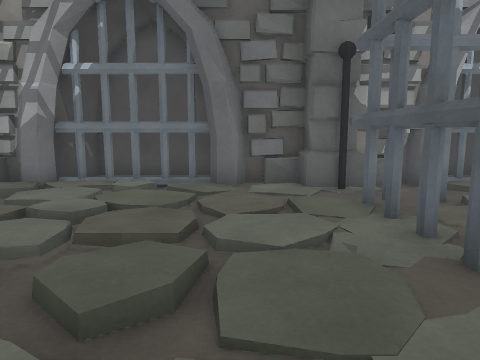
view 1 (above)

12 first-person views from a walk through a 3-D level made in the Unity game engine. The camera is 1.3 m above the floor, tilts 8° down and sees 70° across. The floor is counted in squares, 1 m on a side. Each view is taken from the middle of a square. On the plan, view 1 faces up. The plan holds only what a view shows up to about 15 squares ahead; the rest is blank. The place goes on beyond the plan.

view 2
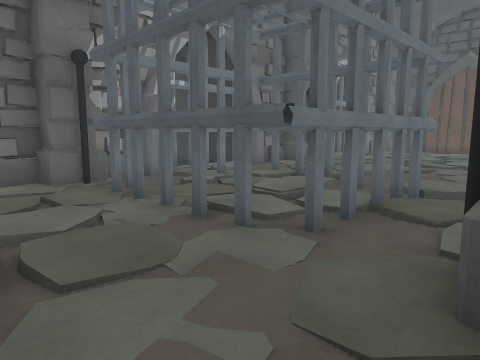

view 3
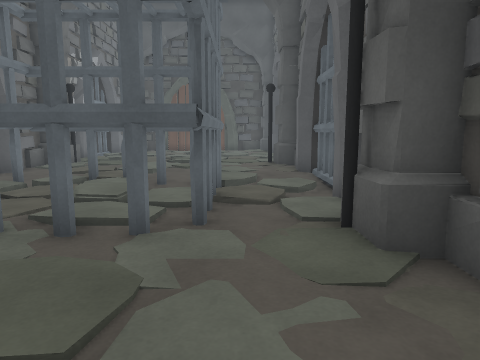

view 4
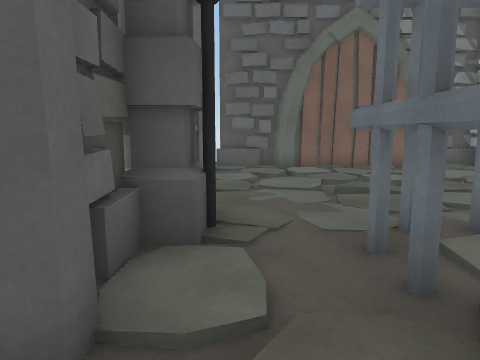

view 5
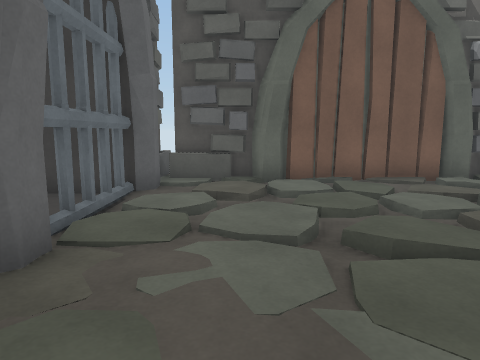

view 6
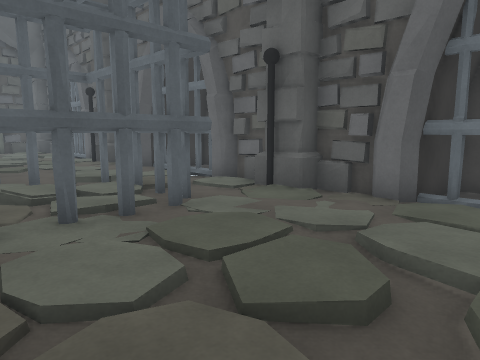

view 7
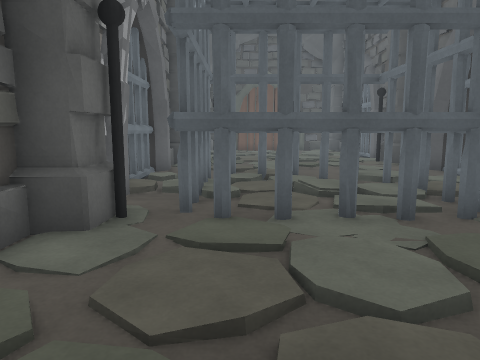

view 8
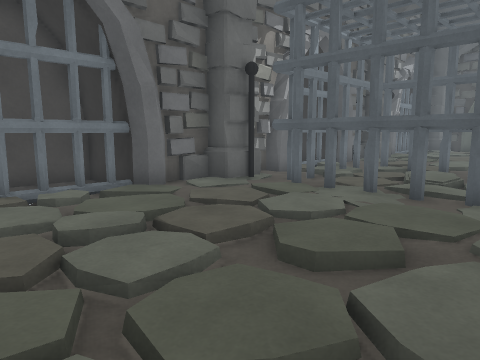

view 9
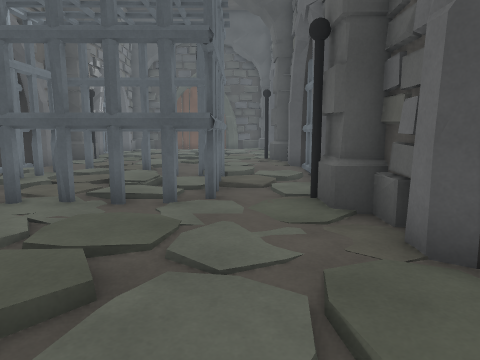

view 10
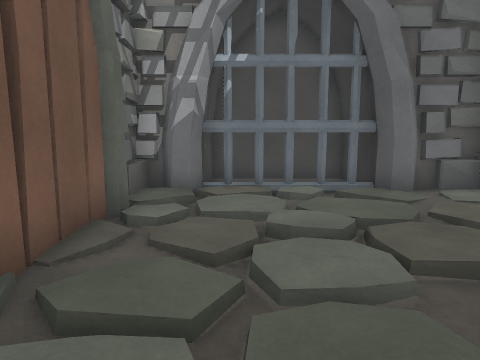

view 11
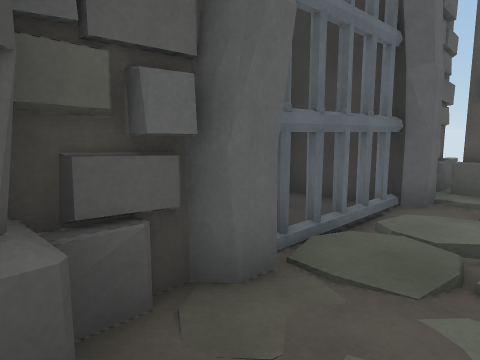

view 12
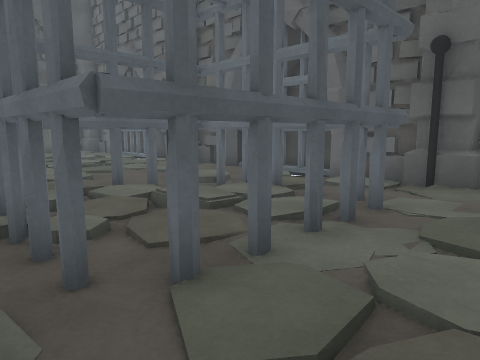

### Floor plan
Key: @ floor where view 1 was taken; # wall or solid block; x gap in a wall; . main floor; - floor 0.25 m lower than the main floor; / step, stairs or slope; C cylinder; O other object.
Columns run from 6 left of view 1 to 10 right of it. Each row starts with its distance up from view 1.
  9 #################
  8 #-.//...C#.-x---.
  7 #-../...OOOOOOO-
  6 #...--..OO....O-
  5 #.//....OO....O.
  4 #.//-/..O ....O-
  3 #././...OO..--O-
  2 #/////..OOOOOOO-
  1 #.//.........-..
  0 #-/...@.C..--.-.
 -1 #####.###########
 -2    ####

Positions as (right, up) in squares from view 1, and headings:
1: (0, 0), facing up
2: (-1, -1), facing up-right
3: (-2, 1), facing right
4: (7, 0), facing left
5: (3, 1), facing left
6: (-3, 6), facing down-right
7: (-3, 6), facing right
8: (-5, 1), facing up-right
9: (-4, 1), facing right
10: (-4, 1), facing up
11: (2, 1), facing down-left
12: (0, 8), facing down-right
